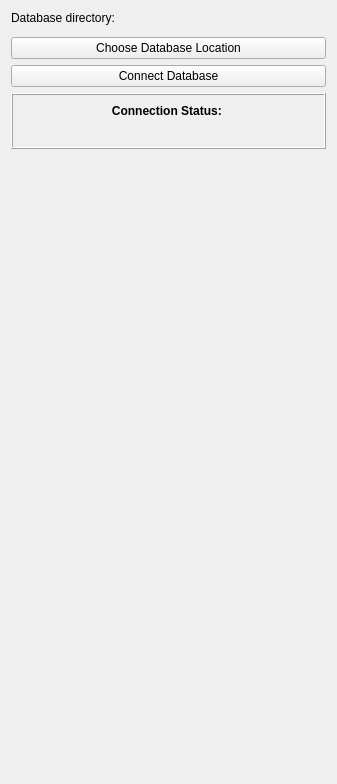
<?xml version="1.0" encoding="UTF-8"?>
<ui version="4.0">
 <class>OpenLIFUDatabase</class>
 <widget class="qMRMLWidget" name="OpenLIFUDatabase">
  <property name="geometry">
   <rect>
    <x>0</x>
    <y>0</y>
    <width>337</width>
    <height>784</height>
   </rect>
  </property>
  <layout class="QVBoxLayout" name="verticalLayout">
   <item>
    <widget class="QWidget" name="permissionsWidget1" native="true">
     <property name="slicer.openlifu.allowed-roles" stdset="0">
      <stringlist>
       <string>admin</string>
      </stringlist>
     </property>
     <layout class="QVBoxLayout" name="verticalLayout_2">
      <property name="leftMargin">
       <number>0</number>
      </property>
      <property name="topMargin">
       <number>0</number>
      </property>
      <property name="rightMargin">
       <number>0</number>
      </property>
      <property name="bottomMargin">
       <number>0</number>
      </property>
      <item>
       <widget class="QLabel" name="databaseDirectoryLabel">
        <property name="text">
         <string>Database directory:</string>
        </property>
       </widget>
      </item>
      <item>
       <widget class="ctkPathLineEdit" name="databaseDirectoryLineEdit">
        <property name="filters">
         <set>ctkPathLineEdit::Dirs</set>
        </property>
        <property name="showBrowseButton">
         <bool>false</bool>
        </property>
        <property name="showHistoryButton">
         <bool>false</bool>
        </property>
        <property name="SlicerParameterName" stdset="0">
         <string>databaseDirectory</string>
        </property>
       </widget>
      </item>
     </layout>
    </widget>
   </item>
   <item>
    <widget class="QWidget" name="permissionsWidget2" native="true">
     <property name="slicer.openlifu.allowed-roles" stdset="0">
      <stringlist>
       <string>admin</string>
      </stringlist>
     </property>
     <layout class="QVBoxLayout" name="verticalLayout_3">
      <property name="leftMargin">
       <number>0</number>
      </property>
      <property name="topMargin">
       <number>0</number>
      </property>
      <property name="rightMargin">
       <number>0</number>
      </property>
      <property name="bottomMargin">
       <number>0</number>
      </property>
      <item>
       <widget class="QPushButton" name="chooseDatabaseLocationButton">
        <property name="text">
         <string>Choose Database Location</string>
        </property>
       </widget>
      </item>
     </layout>
    </widget>
   </item>
   <item>
    <widget class="QPushButton" name="connectDatabaseButton">
     <property name="text">
      <string>Connect Database</string>
     </property>
     <property name="slicer.openlifu.hide-in-guided-mode" stdset="0">
      <bool>true</bool>
     </property>
    </widget>
   </item>
   <item>
    <widget class="QFrame" name="databaseConnectedStateFrame">
     <property name="frameShape">
      <enum>QFrame::Box</enum>
     </property>
     <property name="frameShadow">
      <enum>QFrame::Raised</enum>
     </property>
     <property name="slicer.openlifu.hide-in-guided-mode" stdset="0">
      <bool>true</bool>
     </property>
     <layout class="QVBoxLayout" name="verticalLayout_4">
      <item>
       <widget class="QLabel" name="databaseConnectedStateFrameTitle">
        <property name="text">
         <string>&lt;html&gt;
  &lt;head/&gt;
  &lt;body&gt;
    &lt;p&gt;&lt;span style=&quot;font-weight:600; font-size:120%;&quot;&gt;Connection Status:&lt;/span&gt;&lt;/p&gt;
  &lt;/body&gt;
&lt;/html&gt;</string>
        </property>
        <property name="alignment">
         <set>Qt::AlignCenter</set>
        </property>
        <property name="margin">
         <number>0</number>
        </property>
       </widget>
      </item>
      <item>
       <widget class="QLabel" name="databaseConnectedStateLabel">
        <property name="alignment">
         <set>Qt::AlignCenter</set>
        </property>
       </widget>
      </item>
     </layout>
    </widget>
   </item>
   <item>
    <spacer name="verticalSpacer">
     <property name="orientation">
      <enum>Qt::Vertical</enum>
     </property>
     <property name="sizeHint" stdset="0">
      <size>
       <width>20</width>
       <height>40</height>
      </size>
     </property>
    </spacer>
   </item>
   <item>
    <widget class="QWidget" name="workflowControlsPlaceholder" native="true">
     <property name="styleSheet">
      <string notr="true">background-color: rgb(128, 0, 128);</string>
     </property>
    </widget>
   </item>
  </layout>
 </widget>
 <customwidgets>
  <customwidget>
   <class>ctkPathLineEdit</class>
   <extends>QWidget</extends>
   <header>ctkPathLineEdit.h</header>
  </customwidget>
  <customwidget>
   <class>qMRMLWidget</class>
   <extends>QWidget</extends>
   <header>qMRMLWidget.h</header>
   <container>1</container>
  </customwidget>
 </customwidgets>
 <resources/>
 <connections/>
</ui>
